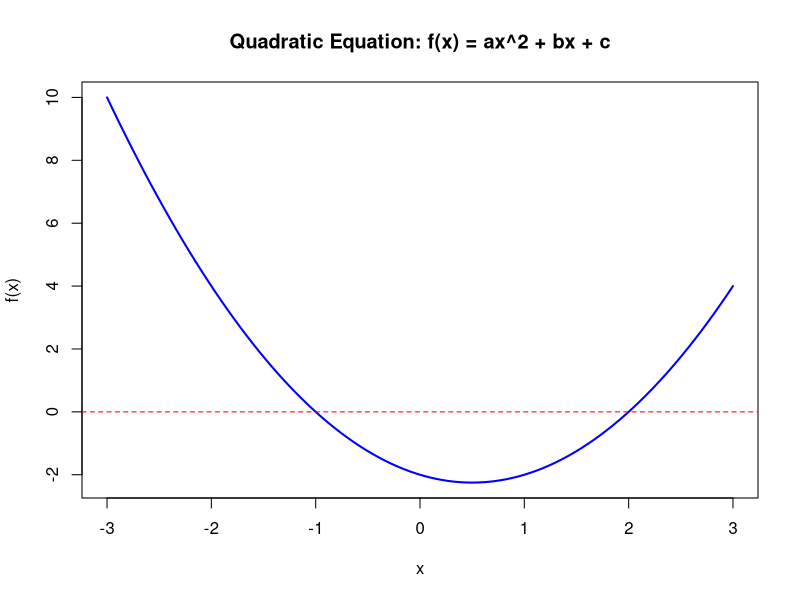
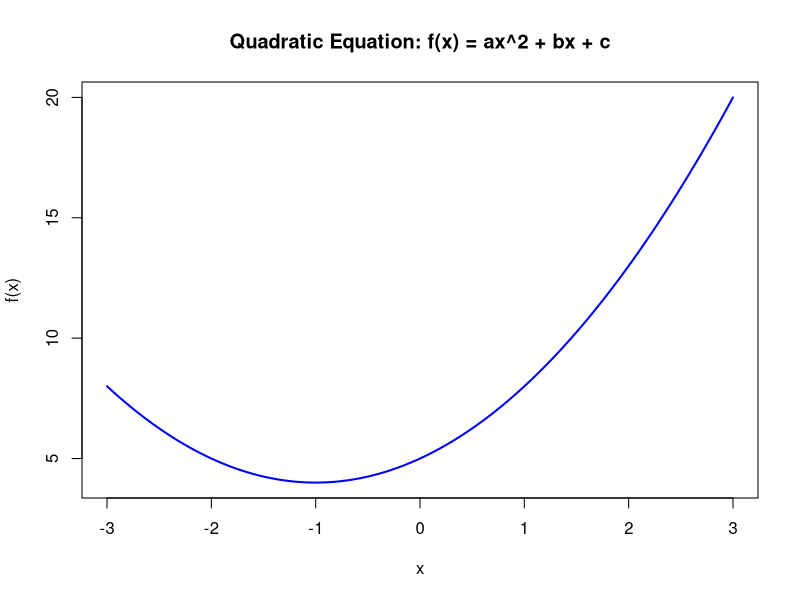
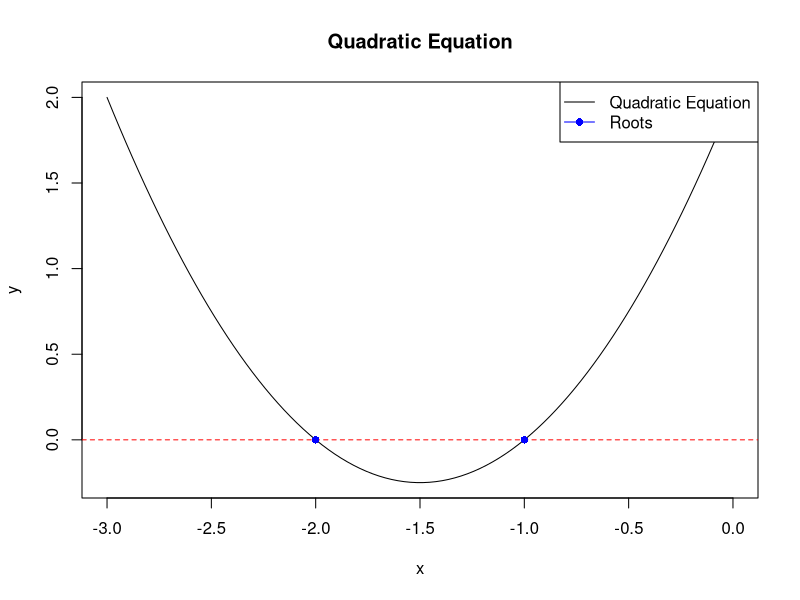

The R script that drew these images, in order:
## ---- chunk 1

#| define the quadratic function

quadratic_function <- function(a, b, coef_c) {

  print(paste0("You have chosen the quadratic equation ", a, "x^2 + ", b, "x + ", coef_c, "."))

  discriminant <- (b^2) - (4*a*coef_c)

  if(discriminant < 0) {
    return(paste0("This quadratic equation has no real numbered roots."))
  }
  else if(discriminant > 0) {
    x_int_plus <- (-b + sqrt(discriminant)) / (2*a) # root1
    x_int_neg <- (-b - sqrt(discriminant)) / (2*a) # root2

    return(paste0("The two x-intercepts for the quadratic equation are ",
                  x_int_plus, " and ", x_int_neg, "."))
  }
  else #discriminant = 0  case
    x_int <- (-b) / (2*a)
    return(paste0("The quadratic equation has only one root. This root is ",
                  x_int))
}


#| Set the parameters
a <- 1
b <- -1
coef_c <- -2


quadratic_function(1,-1,-2)

## ---- chunk 2

#| re-define the quadratic formula for producing the plot
quadratic_equation <- function(x, a, b, coef_c) {
  return(a * x^2 + b * x + coef_c)
}

#| Generate x values in the range (-3, 3)
x_values <- seq(-3, 3, length.out = 100)

#| Calculate y values using the quadratic equation function
y_values <- quadratic_equation(x_values, a, b, coef_c)

#| Plot the quadratic equation for x in (-3, 3)
plot(x_values, y_values, type = "l", col = "blue", lwd = 2,
     main = "Quadratic Equation: f(x) = ax^2 + bx + c",
     xlab = "x", ylab = "f(x)")

#| Add a horizontal line at y = 0 for reference
abline(h = 0, col = "red", lty = 2)


## ---- chunk 3

#|Set parameters vol2:
a <- 1
b <- 2
coef_c <- 5

#| recompute the y values 

y_values <- quadratic_equation(x_values, a, b, coef_c)

#| Plot the quadratic equation for x in (-3, 3) and updated parameters
plot(x_values, y_values, type = "l", col = "blue", lwd = 2,
     main = "Quadratic Equation: f(x) = ax^2 + bx + c",
     xlab = "x", ylab = "f(x)")

#| Add a horizontal line at y = 0 for reference
abline(h = 0, col = "red", lty = 2)


## ---- chunk 4

#| Quadratic equation coefficients
a <- 1
b <- 3
c <- 2

#| Calculate roots
root1 <- (-b + sqrt(b^2 - 4*a*c)) / (2*a)
root2 <- (-b - sqrt(b^2 - 4*a*c)) / (2*a)

#| Choose a range around the roots
x_range <- seq(root1 - 2, root2 + 2, length.out = 100)

#| Evaluate the quadratic equation for the chosen range
y <- a * x_range^2 + b * x_range + c

#| Plot the quadratic equation
plot(x_range, y, type = 'l', main = 'Quadratic Equation', xlab = 'x', ylab = 'y')
abline(h = 0, col = 'red', lty = 2)  # Line at y=0
points(c(root1, root2), c(0, 0), col = 'blue', pch = 16)  # Mark roots
legend('topright', legend = c('Quadratic Equation', 'Roots'), col = c('black', 'blue'), lty = 1:1, pch = c(NA, 16))


## ---- chunk 5

quadratic_function(1,3,2)


